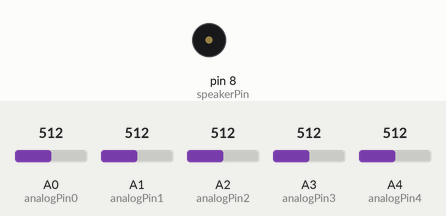
Simulated run of this sketch. Board: Arduino Uno, built with avr-gcc and run on an emulated ATmega328P. Parts: buzzer (waves = sounding). Inputs (shaded band) come from the test bench; at power-on: A1 (analogPin1) = 512, A0 (analogPin0) = 512, A2 (analogPin2) = 512, A3 (analogPin3) = 512, A4 (analogPin4) = 512. What the sketch prints to the serial monitor is not drawn.

Above: at 0.94 s.
1.4 s: A1 (analogPin1) set to 270
At 1.84 s:
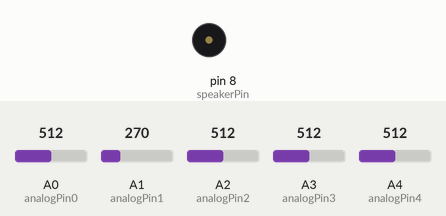
4.5 s: A1 (analogPin1) set to 263
7.6 s: A1 (analogPin1) set to 510
At 7.82 s:
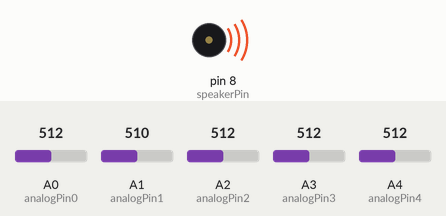
Timing chart, 0 to 16.7 s (numbered marks = the images above; inputs shaded):
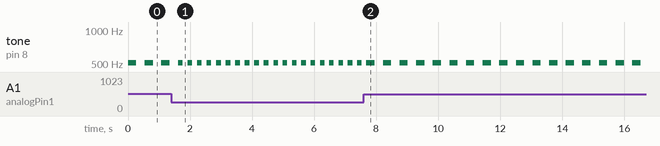

The sketch:

hand.ino
```cpp
int analogPin0 = A0;
int analogPin1 = A1;
int analogPin2 = A2;
int analogPin3 = A3;
int analogPin4 = A4;

int speakerPin = 8;

int fsrReading1;
int fsrReading2;
int fsrReading3;
int fsrReading4;
int fsrReading5;


int speakerMap1;
int speakerMap2;
int speakerMap3;
int speakerMap4;


int soundSpeed;

int frequency;


void setup() {
  Serial.begin(9600);
}

void loop() {
  fsrReading1 = analogRead(analogPin0);
  fsrReading2 = analogRead(analogPin1);
  fsrReading3 = analogRead(analogPin2);
  fsrReading4 = analogRead(analogPin3);
  fsrReading5 = analogRead(analogPin4);


//  int num=fsrReading/5;
//  Serial.print("Analog reading = ");

  Serial.print(fsrReading1);
  Serial.print("  ");
  Serial.print(fsrReading2);
  Serial.print("  ");
  Serial.print(fsrReading3);
  Serial.print("  ");
  Serial.print(fsrReading4);
  Serial.print("  ");
  Serial.print(fsrReading5);
  Serial.print("  ");


  speakerMap1 = map(fsrReading1, 0, 1000, 100, 400);
  soundSpeed = map(fsrReading2, 0, 1000, 25, 500);
  speakerMap2 = map(fsrReading3, 0, 1000, 400, 800);
  speakerMap3 = map(fsrReading4, 0, 1000, 0, 1000);
 speakerMap4 = map(fsrReading5, 0, 1000, 0, 1000);

  if (speakerMap3 >= 500){

    frequency = speakerMap3;
  } else {
    frequency = speakerMap1;
  }
  tone(speakerPin, frequency, soundSpeed);

  delay(soundSpeed*2);
  noTone(speakerPin);
  }
```

Measured:
- after the input at 1.4 s, tone on pin 8 (speakerPin): alternates 512 Hz for 0.15 s and silent for 0.15 s, starting after 0.37 s
- after the input at 7.6 s, tone on pin 8 (speakerPin): alternates 512 Hz for 0.27 s and silent for 0.27 s, starting after 0.36 s
- by itself, tone on pin 8 (speakerPin): alternates 512 Hz for 0.27 s and silent for 0.27 s
